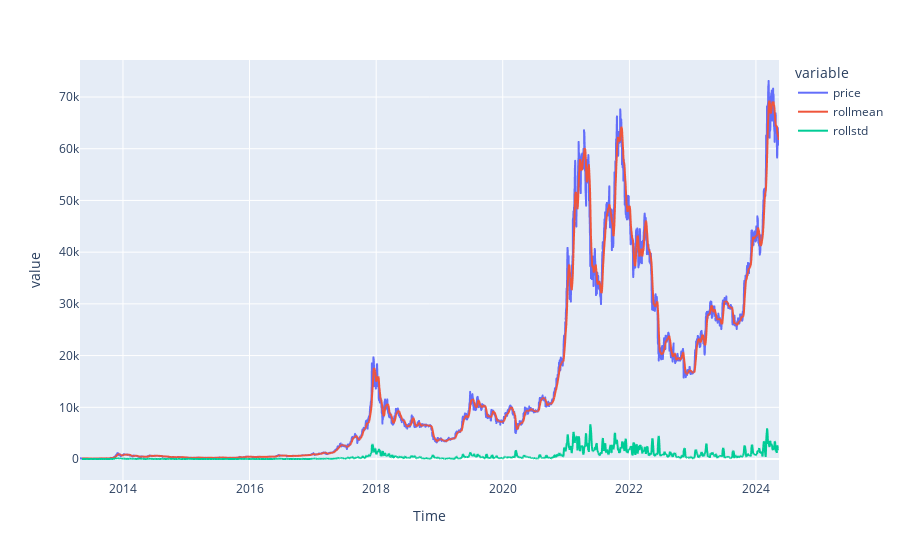

Write notebook code for a chart like this one.
### Code cell
import plotly.express as px
fig = px.line(df,x='Time',y=df.columns)
fig.show()

### Figure 1 — Plotly figure (JSON) as saved in the notebook; plotly's stock layout.template omitted (floating-point values rounded to 4 significant figures; data arrays with more than 128 entries replaced by an {"elided": "..."} marker saying what was removed)
{"data": [{"hovertemplate": "variable=price<br>Time=%{x}<br>value=%{y}<extra></extra>", "legendgroup": "price", "line": {"color": "#636efa", "dash": "solid"}, "marker": {"symbol": "circle"}, "mode": "lines", "name": "price", "showlegend": true, "type": "scattergl", "x": {"elided": "4032 str values"}, "xaxis": "x", "y": {"elided": "4032 float values"}, "yaxis": "y"}, {"hovertemplate": "variable=rollmean<br>Time=%{x}<br>value=%{y}<extra></extra>", "legendgroup": "rollmean", "line": {"color": "#EF553B", "dash": "solid"}, "marker": {"symbol": "circle"}, "mode": "lines", "name": "rollmean", "showlegend": true, "type": "scattergl", "x": {"elided": "4032 str values"}, "xaxis": "x", "y": {"elided": "4032 float values"}, "yaxis": "y"}, {"hovertemplate": "variable=rollstd<br>Time=%{x}<br>value=%{y}<extra></extra>", "legendgroup": "rollstd", "line": {"color": "#00cc96", "dash": "solid"}, "marker": {"symbol": "circle"}, "mode": "lines", "name": "rollstd", "showlegend": true, "type": "scattergl", "visible": true, "x": {"elided": "4032 str values"}, "xaxis": "x", "y": {"elided": "4032 float values"}, "yaxis": "y"}], "layout": {"autosize": true, "legend": {"title": {"text": "variable"}, "tracegroupgap": 0}, "margin": {"t": 60}, "xaxis": {"anchor": "y", "autorange": true, "domain": [0, 1], "range": ["2013-04-28", "2024-05-13"], "title": {"text": "Time"}, "type": "date"}, "yaxis": {"anchor": "x", "autorange": true, "domain": [0, 1], "range": [-4059.0, 77160.0], "title": {"text": "value"}, "type": "linear"}}}
